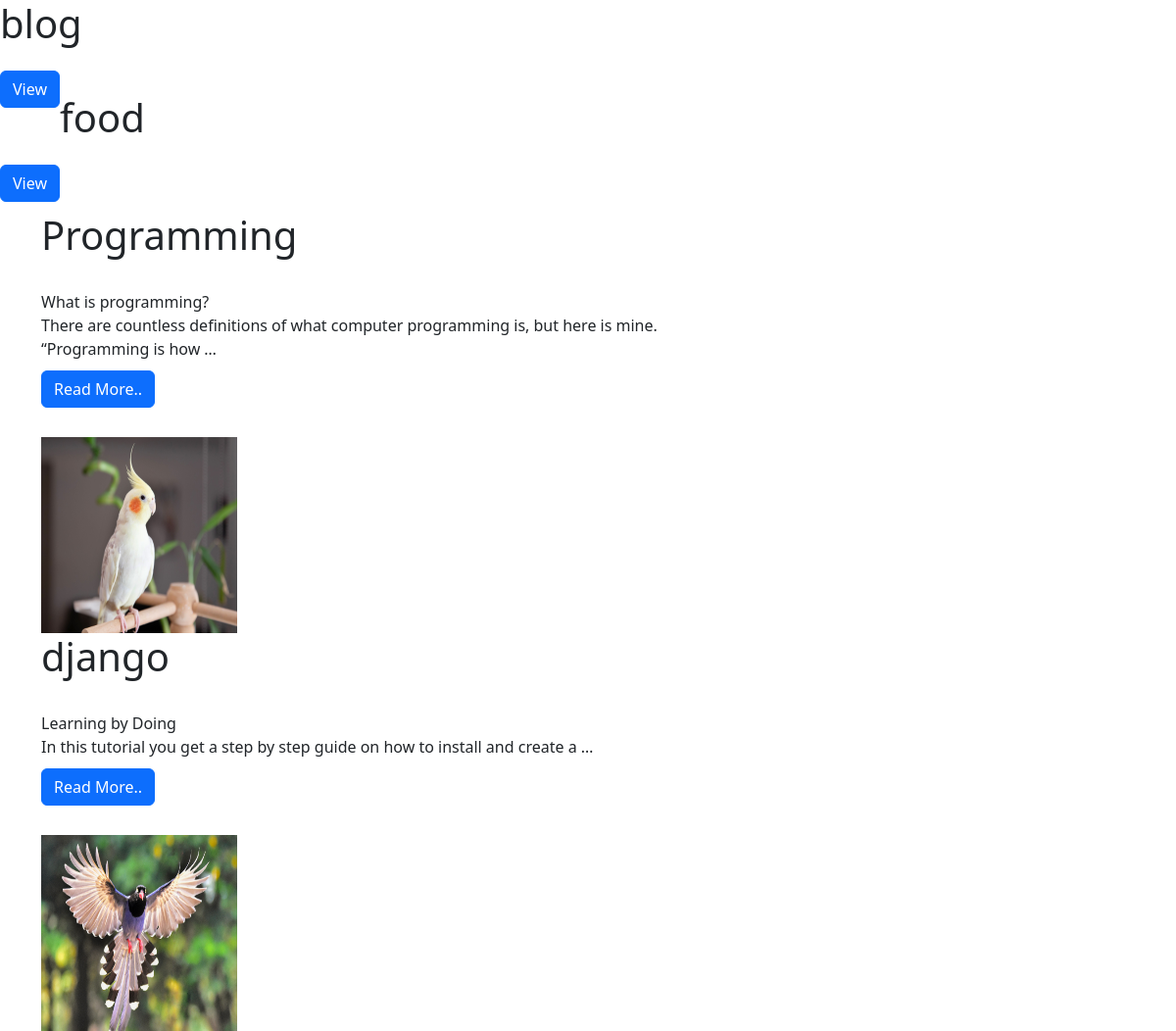
The page / on the database its author committed.
### blog/models.py (models this page shows, shortened)
class Category(models.Model):
    cat_id = models.AutoField(primary_key=True)
    title = models.CharField(max_length=100)
    description = models.TextField()
    url = models.CharField(max_length=100)
    image = models.ImageField(upload_to="category/")
    add_date = models.DateTimeField(auto_now_add=True, null=True)

class Post(models.Model):
    post_id = models.AutoField(primary_key=True)
    title = models.CharField(max_length=200)
    content = models.TextField()
    url = models.CharField(max_length=100)
    cat = models.ForeignKey(Category, on_delete=models.CASCADE)
    image = models.ImageField(upload_to="post/")

### blog/views.py (the view)
# urls.py: path("", home, name="root"),
def home(request):
    posts = Post.objects.all()
    cats = Category.objects.all()
    data = {"posts": posts, "cats": cats}
    return render(request, "home.html", data)

### templates/home.html (shortened to what this page needs)
{%extends 'base.html' %}
{%block content%}
{%for cat in cats%}
<h1 class="float-left"> {{cat.title}}</h1>
<a href="/category/{{cat.url}}" class="btn btn-primary" style="float: left;">View</a><br>
{%endfor%}
<br>
<div class="container">
    <div class="jumbotron">
        <div class="row">
            <div class="col s12 m8">
                {%for p in posts%}
                <h1>{{p.title}}</h1>
                <br>
                {{p.content | truncatewords:20 | safe}}
                <div class="">
                    <a href="/blog/{{p.url}}" class="btn btn-primary" style="margin-top:10px;">Read More..</a>
                </div>
                <div class="s12 m4">
                    <img src="/media/{{p.image}}" alt="" class="float-right"
                        style="margin-top:30px;height: 200px;width: 200px;">
                </div>
                {%endfor%}
            </div>
        </div>
    </div>
</div>
{%endblock%}

### rows shown on the page
Category: title "food"
Post: title "Programming", content "What is programming? There are countless definitions of what computer programming is, but here is mine. “Programming is how …", image (picture)
Post: title "django", content "Learning by Doing In this tutorial you get a step by step guide on how to install and create a …", image (picture)
